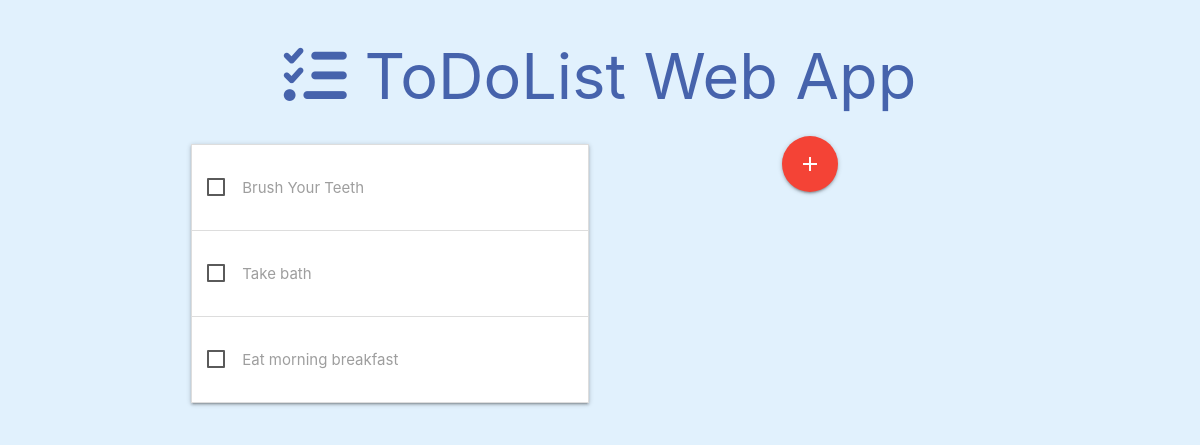
Before: / with the older database file.
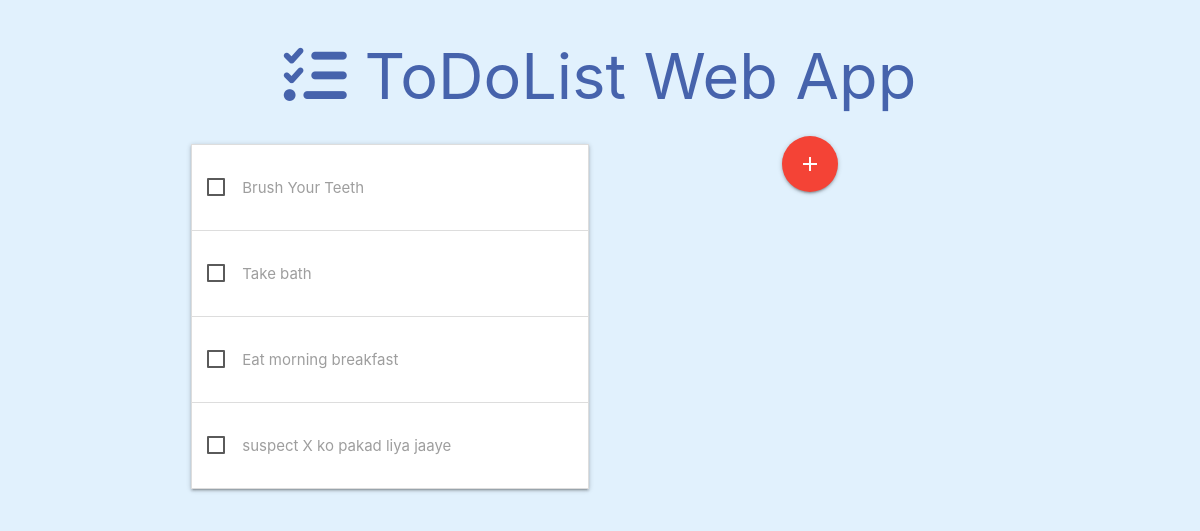
After: the same page with the newer database file.
### main/models.py (models this page shows, shortened)
class Task(models.Model):
    name=models.CharField(max_length=256)
    description=models.TextField()
    done=models.BooleanField(default=False)

### main/views.py (the view)
# urls.py: path('', views.index, name='index'),
def index(request):
    tasks=models.Task.objects.all()
    context={
        'tasks': tasks
    }
    return render(request, 'main/index.html', context)

### templates/main/index.html (shortened to what this page needs)
{% extends "base.html" %}
{% block content %}
<div class="container">
    <h1 class="center-align">
        <i class="fas fa-tasks"></i>
        ToDoList Web App
    </h1>
    <div class="row">
        <div class="col s6">
            <ul class="collapsible">
                {% for task in tasks %}
                    <li>
                        <div class="collapsible-header">
                            <form action="#">
                                <p>
                                    <label>
                                      <span>{{ task.name }}</span>
                                    </label>
                                </p>
                            </form>
                        </div>
                    </li>
                {% endfor %}
            </ul>
        </div>
        <div class="col s6 center">
            <a class="btn-floating btn-large waves-effect waves-light red" href="{% url 'addtask' %}">
                <i class="material-icons">add</i>
            </a>
        </div>
    </div>
</div>
{% endblock content %}

### templates/base.html (shortened to what this page needs)
{% load static %}
<!DOCTYPE html>
<html lang="en">
<head>
    <link rel="stylesheet" href="{% static 'css/materialize.min.css' %}">
    <link rel="stylesheet" href="{% static 'css/styles.css' %}">
    <link rel="stylesheet" href="https://cdnjs.cloudflare.com/ajax/libs/font-awesome/6.0.0-beta3/css/all.min.css">
</head>
<body>
    {% block content %} {% endblock %}
</body>
</html>

### static/css/styles.css (style rules this page uses)
:root { --color-light-blue: #c8d9ed; --color-lightest-blue: #e1f1fd; --color-light-blue-alt: #c1d8f0; --color-dark-blue: #4663ac; --color-gray-blue: #d2deeb; }
body { background-color: var(--color-lightest-blue); color: var(--color-dark-blue); }

Changed rows visible on the page:
added Task: name "suspect X ko pakad liya jaaye"
